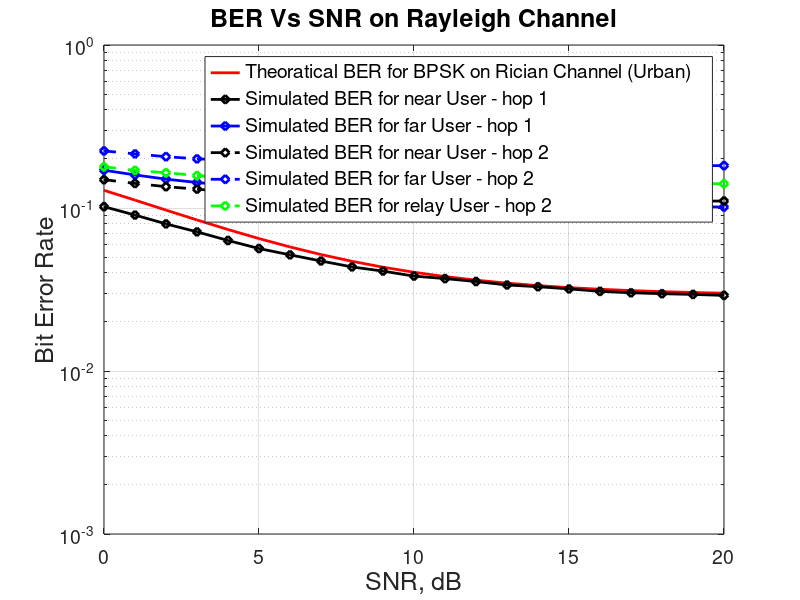

MATLAB code to generate this figure:
%ref:https://in.mathworks.com/matlabcentral/fileexchange/23498-mc-cdma
clc;
close all;
clear all;
k1=1.8; %Rician factor %ref: https://www.researchgate.net/publication/263669548_Probability_Distribution_of_Rician_K-Factor_in_Urban_Suburban_and_Rural_Areas_Using_Real-World_Captured_Data
mean=sqrt(k1/(k1+1));% mean
sigma=sqrt(1/(2*(k1+1)));%variance
N=10^4;  % Number of Bits for  data_user1
d1 = 1; d2 = 10;    %Distances of users from base station (BS)
d3 = 5;
eta = 4;                %Path loss exponent
%% ------------------Hop 1------------------------------
users=1;            % Number of Users
%------------------Generation of Walsh code--------------------------------
n =4;                               %Number of  Data Sub-Carriers
walsh=hadamard(n);              
code1=walsh(2,:);                   %Taking 2nd row of walsh code for User1

%------------------Generating data for User1-------------------------------                     
data_user1= rand(1,N)>0.5;          % Generation of data for user1
data_user1bpsk = 2*data_user1-1;    % BPSK modulation 0 -> -1; 1 -> 0 

%------------------Spreading & IFFT for User1------------------------------
data_user11=data_user1bpsk';
spdata1_user1=data_user11*code1;    % Spreading 
spdata12=(spdata1_user1)';
ifftdata_user1=ifft(spdata12);      % Taking the IFFT
ifftdata12=ifftdata_user1';

%------------------Append Cyclic Prefix1 for User1-------------------------
y1=[ifftdata12(:,[(n-2):n]) ifftdata12];
transdata1=y1';
tx_user1=transdata1;                % Transmitting data for user1

%----------------------Adding data for Transmission of All User------------
x=tx_user1;
%----------------------Creating Rayleigh Channel---------------------------
Taps=4;                                        % Number of Taps
p1=1;                                       % Power of Tap1
p2=1;                                     % Power of Tap2
p3=1;                                     % Power of Tap3
p4=1;
gain1=sqrt(d1^-eta)*sqrt(p1/2)*[randn(1,N)*sigma+mean + j*randn(1,N)*sigma];   % Gain for Tap1
gain2=sqrt(p2/2)*[randn(1,N)*sigma+mean + j*randn(1,N)*sigma];   % Gain for Tap2
gain3=sqrt(p3/2)*[randn(1,N)*sigma+mean + j*randn(1,N)*sigma];   % Gain for Tap3
gain4=sqrt(p4/2)*[randn(1,N)*sigma+mean + j*randn(1,N)*sigma];   % Gain for Tap4
x11=x(:);
x12=reshape(x11,1,length(x11));
i=1:length(x12);        
delay1=1; 
for i=delay1+1:length(x12) % Producing one sample delay in Tap2 w.r.t. Tap1
   x13(i)=x(i-delay1);
end
delay2=2;
for i=delay2+1:length(x12) % Producing two sample delay in Tap2 w.r.t. Tap1
   x14(i)=x(i-delay2);
end
delay3=3;
for i=delay3+1:length(x12) % Producing three sample delay in Tap2 w.r.t. Tap1
   x15(i)=x(i-delay3);
end
x10=reshape(x13,(n+3),length(x13)/(n+3));
x20=reshape(x14,(n+3),length(x14)/(n+3));
x30=reshape(x15,(n+3),length(x15)/(n+3));
ch1=repmat(gain1,(n+3),1);     
ch2=repmat(gain2,(n+3),1);
ch3=repmat(gain3,(n+3),1);
ch4=repmat(gain4,(n+3),1);
data_channel1=x.*ch1+x10.*ch2+x20.*ch3+x30.*ch4;  % Passing data through channel 

%% ------user 2 using same code but different channel
                  %Taking 2nd row of walsh code for User1
%------------------Generating data for User1-------------------------------                          
data_user2= rand(1,N)>0.5;          % Generation of data for user1
data_user2bpsk = 2*data_user2-1;    % BPSK modulation 0 -> -1; 1 -> 0 

%------------------Spreading & IFFT for User1------------------------------
data_user22=data_user2bpsk';
spdata1_user2=data_user22*code1;    % Spreading 
spdata122=(spdata1_user2)';
ifftdata_user2=ifft(spdata122);      % Taking the IFFT
ifftdata122=ifftdata_user2';

%------------------Append Cyclic Prefix1 for User1-------------------------
y2=[ifftdata122(:,[(n-2):n]) ifftdata122];
transdata2=y2';
tx_user2=transdata2;                % Transmitting data for user1

%----------------------Adding data for Transmission of All User------------
x2=tx_user2;
%----------------------Creating Rayleigh Channel---------------------------
Taps=4;                                        % Number of Taps
%p1=1;                                       % Power of Tap1
%p2=1;                                     % Power of Tap2
%p3=1;                                     % Power of Tap3
%p4=1;
gain1s=sqrt(d2^-eta)*sqrt(p1/2)*[randn(1,N)*sigma+mean + j*randn(1,N)*sigma];   % Gain for Tap1
gain2s=sqrt(p2/2)*[randn(1,N)*sigma+mean + j*randn(1,N)*sigma];   % Gain for Tap2
gain3s=sqrt(p3/2)*[randn(1,N)*sigma+mean + j*randn(1,N)*sigma];   % Gain for Tap3
gain4s=sqrt(p4/2)*[randn(1,N)*sigma+mean + j*randn(1,N)*sigma];   % Gain for Tap4
x110=x2(:);
x120=reshape(x110,1,length(x110));
i=1:length(x120);        
delay1=1; 
for i=delay1+1:length(x120) % Producing one sample delay in Tap2 w.r.t. Tap1
   x13(i)=x2(i-delay1);
end
delay2=2;
for i=delay2+1:length(x120) % Producing two sample delay in Tap2 w.r.t. Tap1
   x14(i)=x2(i-delay2);
end
delay3=3;
for i=delay3+1:length(x120) % Producing three sample delay in Tap2 w.r.t. Tap1
   x15(i)=x2(i-delay3);
end
x111=reshape(x13,(n+3),length(x13)/(n+3));
x222=reshape(x14,(n+3),length(x14)/(n+3));
x333=reshape(x15,(n+3),length(x15)/(n+3));
ch11=repmat(gain1s,(n+3),1);     
ch22=repmat(gain2s,(n+3),1);
ch33=repmat(gain3s,(n+3),1);
ch44=repmat(gain4s,(n+3),1);
data_channel2=x2.*ch11+x111.*ch22+x222.*ch33+x333.*ch44;  % Passing data through channel 
%------------------------Addition of AWGN noise ---------------------------
data_channel =data_channel1+ data_channel2;
data_noise=data_channel(:);
data_noise=reshape(data_noise,1,length(data_noise));
noise = 1/sqrt(2)*[randn(1,length(data_noise)) + j*randn(1,length(data_noise))]; 

%% ------ receiver ---------------------
snr = [0:20];                 % multiple Eb/N0 values

for i = 1:length(snr)
y2= data_noise + (sqrt(1)*10^(-snr(i)/20))*noise; %Addition of Noise
  
%--------------------------Receiver ---------------------------------------
data_received2 = y2;           %fadded data received with awgn noise
%---------------------Removing Cyclic Prefix-------------------------------
rx1=reshape(data_received2,(n+3),length(data_received2)/(n+3));
rx12=rx1';
rx13 = rx12(:,[(4:(n+3))]); 
rx14=rx13';

%-----------------Taking FFT ----------------------------------------------
fft_data_received2 =fft(rx14);

%----------------equilization of the channel-------------------------------
channel_response1=fft([gain1;gain2;gain3;gain4],n);
data_equilized1=fft_data_received2.*conj(channel_response1);
channel_response2=fft([gain1s;gain2s;gain3s;gain4s],n);
data_equilized2=fft_data_received2.*conj(channel_response2);

%----------------BER of Data User1-----------------------------------------
recdata112=(data_equilized2'*code1')';
x11_hat = ones(1,N);
x11_hat(recdata112<0) = -1;
recdata11=(data_equilized1'*code1'-x11_hat')';
recdata12=real(recdata11)>0;
errors_user1(i) = size(find([data_user1- recdata12]),2); %Errors for User1
SBer1 = errors_user1/N;                              % simulated ber user1
                             
% simulated ber user2
% sic decoding
x12_hat = ones(1,N);
x12_hat(recdata11<0) = -1;
%recdata22=((data_equilized2'*code1') - x12_hat')';
recdata22=(data_equilized2'*code1' - x12_hat')';
recdata122=real(recdata22)>0;
errors_user2(i) = size(find([data_user2- recdata122]),2); %Errors for User1
SBer2 = errors_user2/N;                              % simulated ber user1

end

%% ------------------Hop 2------------------------------

users=2;            % Number of Users
%------------------Generation of Walsh code--------------------------------
code2=walsh(4,:);   
code3=walsh(3,:); %Taking 3rd row of walsh code for User2
%------------------est for User11-------------------------------

%------------------Spreading & IFFT for User1------------------------------
estdata_user11bpsk = 2*recdata12-1;    % BPSK modulation 0 -> -1; 1 -> 0 
estdata_user11=estdata_user11bpsk';
spdata1_user11=estdata_user11*code1;    % Spreading 
spdata11=(spdata1_user11)';
ifftdata_user11=ifft(spdata11);      % Taking the IFFT
ifftdata11=ifftdata_user11';
%------------------Append Cyclic Prefix1 for User1-------------------------
y11=[ifftdata11(:,[(n-2):n]) ifftdata11];
transdata11=y11';
esttx_user11=transdata11;                % Transmitting data for user1

%------------------est for User12-------------------------------

%------------------Spreading & IFFT for User1------------------------------
estdata_user12bpsk = 2*recdata122-1;    % BPSK modulation 0 -> -1; 1 -> 0 
estdata_user12=estdata_user12bpsk';
spdata1_user12=estdata_user12*code3;    % Spreading 
spdata12=(spdata1_user12)';
ifftdata_user12=ifft(spdata12);      % Taking the IFFT
ifftdata12=ifftdata_user12';
%------------------Append Cyclic Prefix1 for User1-------------------------
y12=[ifftdata12(:,[(n-2):n]) ifftdata12];
transdata12=y12';
esttx_user12=transdata12;                % Transmitting data for user1

%------------------Generating data for User2-------------------------------
M=N;                             % Number of Bits for  data_user2
data_user3= rand(1,M)>0.5;          % Generation of data for user2
data_user2bpsk = 2*data_user3-1;    % BPSK modulation 0 -> -1; 1 -> 0 
%-----------------Spreading & IFFT for User2-------------------------------
data_user21=data_user2bpsk';
spdata2=data_user21*code2;          % Spreading 
spdata22=(spdata2)';
ifftdata_user2=ifft(spdata22);      % Taking the IFFT
ifftdata22=ifftdata_user2';
%-----------------Append Cyclic Prefix1 for User2--------------------------
y2=[ifftdata22(:,[(n-2):n]) ifftdata22];
transdata2=y2';
tx_user2=transdata2;                % Transmitting data for user2
%----------------------Adding data for Transmission of All User------------
x3=esttx_user11+esttx_user12+tx_user2;
%----------------------Creating a new Rayleigh Channel---------------------------
p1=1;                                       % Power of Tap1
p2=1;                                     % Power of Tap2
p3=1;                                     % Power of Tap3
p4=1;
gain1ss=sqrt(d3^-eta)*sqrt(p1/2)*[randn(1,N)*sigma+mean + j*randn(1,N)*sigma];   % Gain for Tap1
gain2ss=sqrt(p2/2)*[randn(1,N)*sigma+mean + j*randn(1,N)*sigma];   % Gain for Tap2
gain3ss=sqrt(p3/2)*[randn(1,N)*sigma+mean + j*randn(1,N)*sigma];   % Gain for Tap3
gain4ss=sqrt(p4/2)*[randn(1,N)*sigma+mean + j*randn(1,N)*sigma];   % Gain for Tap4
x111=x3(:);
x122=reshape(x111,1,length(x111));
i=1:length(x12);        
delay1=1; 
for i=delay1+1:length(x122) % Producing one sample delay in Tap2 w.r.t. Tap1
   x133(i)=x3(i-delay1);
end
delay2=2;
for i=delay2+1:length(x122) % Producing two sample delay in Tap2 w.r.t. Tap1
   x144(i)=x3(i-delay2);
end
delay3=3;
for i=delay3+1:length(x122) % Producing three sample delay in Tap2 w.r.t. Tap1
   x155(i)=x3(i-delay3);
end
x11=reshape(x133,(n+3),length(x133)/(n+3));
x22=reshape(x144,(n+3),length(x144)/(n+3));
x33=reshape(x155,(n+3),length(x155)/(n+3));
ch11=repmat(gain1ss,(n+3),1);     
ch22=repmat(gain2ss,(n+3),1);
ch33=repmat(gain3ss,(n+3),1);
ch44=repmat(gain4ss,(n+3),1);
data_channel2=x3.*ch11+x11.*ch22+x22.*ch33+x33.*ch44;  % Passing data through channel 

%------------------------Addition of AWGN noise ---------------------------
data_noise2=data_channel2(:);
data_noise22=reshape(data_noise2,1,length(data_noise2));
noise22 = 1/sqrt(2)*[randn(1,length(data_noise22)) + j*randn(1,length(data_noise22))]; 
               
for i = 1:length(snr)
y2 = data_noise22 + (sqrt(1)*10^(-snr(i)/20))*noise22; %Addition of Noise
  
%--------------------------Receiver ---------------------------------------
data_received2 =y2;           %fadded data received with awgn noise
%---------------------Removing Cyclic Prefix-------------------------------
rx1=reshape(data_received2,(n+3),length(data_received2)/(n+3));
rx12=rx1';
rx13 = rx12(:,[(4:(n+3))]); 
rx14=rx13';
%-----------------Taking FFT ----------------------------------------------
fft_data_received =fft(rx14);
%----------------equilization of the channel-------------------------------
channel_response22=fft([gain1ss;gain2ss;gain3ss;gain4ss],n);
data_equilized22=fft_data_received.*conj(channel_response22);
%----------------BER of Data User1-----------------------------------------

recdata11=(data_equilized22'*code1')';
recdata120=real(recdata11)>0;
errors_user11(i) = size(find([data_user1- recdata120]),2); %Errors for User1
SBer11 = errors_user11/N;                              % simulated ber user1
%----------------BER of Data User2-----------------------------------------

x12_hat = ones(1,N);
x12_hat(recdata11<0) = -1;
recdata12=(data_equilized22'*code3')';
recdata122=real(recdata12)>0;
errors_user12(i) = size(find([data_user2- recdata122]),2); %Errors for User1
SBer12 = errors_user12/N;                              % simulated ber user1

%----------------BER of Data User2-----------------------------------------
recdata21=(data_equilized22'*code2')';
recdata22=real(recdata21)>0;
errors_user22(i) = size(find([data_user3- recdata22]),2); %Errors for User1
SBer22 = errors_user22/M;     

end



%% ------------------------Theoretical Result-------------------------------
snrlnr=10.^(snr/10);
TBerf = .5*erfc(sqrt(k1*snrlnr./(snrlnr+k1)));% theoretical BER fro Flat fadding
%% ------------------------Figures ------------------------
figure
grid on;
semilogy(snr,TBerf,'r-','LineWidth',2);
hold on;
semilogy(snr,SBer1,'kd-','LineWidth',2);%far 
hold on;
semilogy(snr,SBer2,'bd-','LineWidth',2);%near
hold on;
semilogy(snr,SBer11,'kd--','LineWidth',2);%near2
hold on;
semilogy(snr,SBer12','bd--','LineWidth',2);%far2
hold on;
semilogy(snr,SBer22,'gd--','LineWidth',2);%near
axis([0 20 10^-3 1]);
set(gca,'fontsize',14) % say...default here is 10
grid on
legend('Theoratical BER for BPSK on Rician Channel (Urban)' ,'Simulated BER for near User - hop 1','Simulated BER for far User - hop 1','Simulated BER for near User - hop 2','Simulated BER for far User - hop 2','Simulated BER for relay User - hop 2','FontSize', 14);
xlabel('SNR, dB','FontSize', 18);
ylabel('Bit Error Rate','FontSize', 18);
title('BER Vs SNR on Rayleigh Channel','FontSize', 18)
